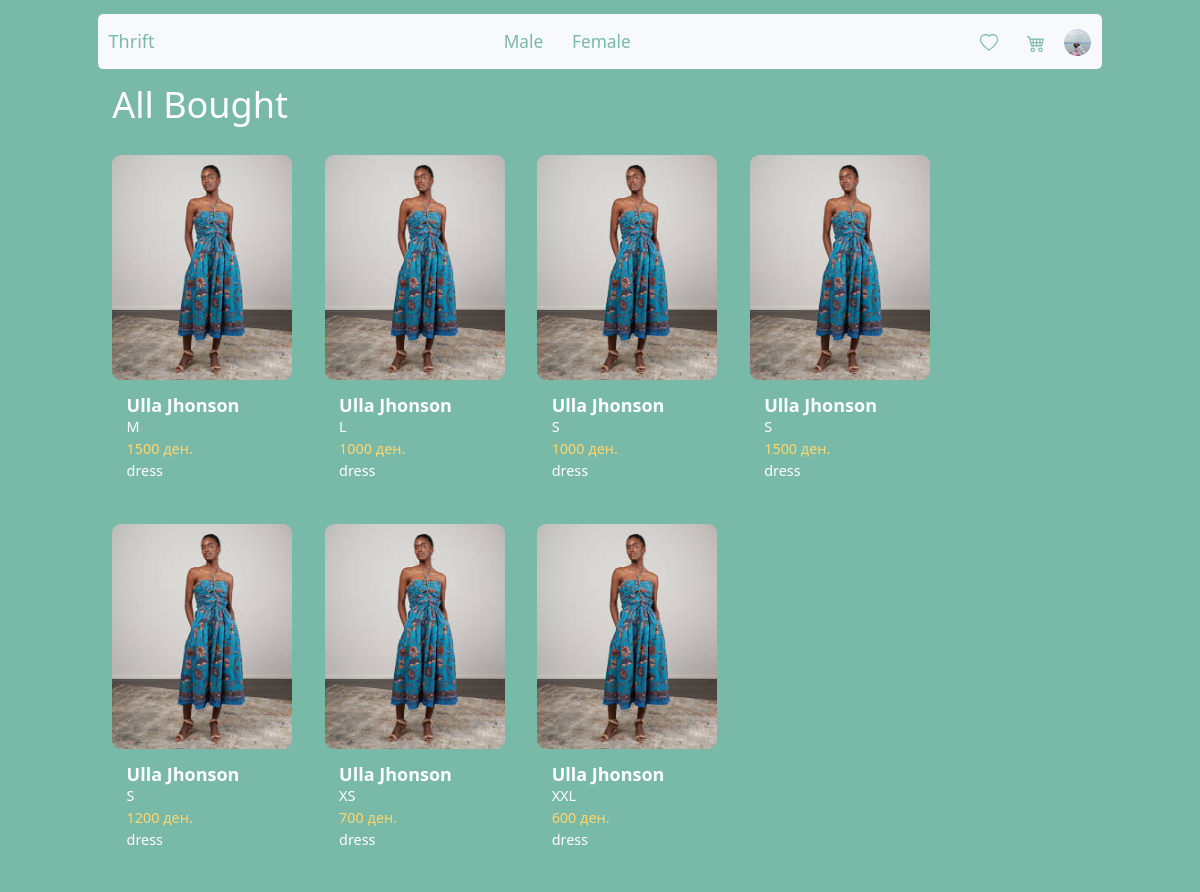
Screenshot of /all_bought (signed in) with the database file from the repository.
### Thrift/models.py (models this page shows, shortened)
class CustomUser(AbstractUser):
    image = models.ImageField(null=True, blank=True)
    groups = models.ManyToManyField(Group, related_name='custom_users', null=True, blank=True)
    user_permissions = models.ManyToManyField(Permission, related_name='custom_users', null=True, blank=True)

class Product(models.Model):
    user = models.ForeignKey(CustomUser, on_delete=models.CASCADE)
    price = models.PositiveIntegerField()
    conditionValues=[
        ('Лоша', 'Bad'),
        ('Средна', 'Average'),
        ('Добра', 'Good'),
        ('Одлична', 'Great')
    ]
    sizeValues=[
        ('XXS', 'Extra Extra Small'),
        ('XS', 'Extra Small'),
        ('S', 'Small'),
        ('M', 'Medium'),
        ('L', 'Large'),
        ('XL', 'Extra Large'),
        ('XXL', 'Extra Extra Large')
    ]
    condition = models.CharField(max_length=255,choices=conditionValues)
    size = models.CharField(max_length=255,choices=sizeValues)
    description = models.CharField(max_length=255)
    shop = models.CharField(max_length=255)
    typeClothes = [
        ('Фустан', 'Dress'),
        ('Панталони', 'Pants'),
        ('Блуза', 'Shirt'),
        ('Џемпер', 'Jumpers'),
        ('Јакна', 'Coat'),
        ('Фармерки', 'Jeans'),
        ('Аксесоари', 'Accessories'),
        ('Суќна', 'Skirt')
    ]
    type = models.CharField(max_length=255,choices=typeClothes)
    colors = models.ManyToManyField(Color, null=True, blank=True)
    genders=[
        ('M','Male'),
        ('F','Female')
    ]
    gender = models.CharField(max_length=255,choices=genders)
    sold = models.BooleanField(null=True,blank=True)
    sent = models.BooleanField(null=True,blank=True)
    date_sent=models.DateTimeField(auto_now=True)
    accepted = models.BooleanField(null=True,blank=True)
    date_accepted = models.DateTimeField(auto_now=True)

class ImageProd(models.Model):
    image=models.ImageField()
    product=models.ForeignKey(Product,on_delete=models.CASCADE,related_name='images')

### Thrift/views.py (the view)
# urls.py: path("all_bought", all_bought, name="all_bought"),
@login_required()
def all_bought(request):
    orders = Order.objects.filter(user=request.user).all()
    products = []
    for o in orders:
        if o.product.sold:
            products.append(o.product)
    context = {'products': products}
    return render(request, 'all_bought.html', context)

### templates/all_bought.html
{% extends "base_generic.html" %}
{% block content %}
    <h1 class="m-3">All Bought</h1>
<div class="card-deck">
            {% for product in products %}
                <a href="{% url 'product-details' product.id %}" style="text-decoration: none;color: inherit;">
                    <div class="card m-3"
                         style="flex-direction: column;display: inline-block;height:fit-content;border-width: 0px">
                        <img style="width: 200px;height: 250px" src="{{ product.images.first.image.url }}" class="card-img-top rounded-img" alt="Item 1">
                        <div class="card-body">
                            <h5 class="card-title m-0">{{ product.shop }}</h5>
                            <p class="card-text m-0">{{ product.size }}</p>
                            <p class="card-text card-price m-0">{{ product.price }} ден.</p>
                            <p class="card-text m-0">{{ product.description }}</p>
                        </div>
                    </div>
                </a>
            {% endfor %}
        </div>
{% endblock %}

### templates/base_generic.html (shortened to what this page needs)
<!DOCTYPE html>
<html>
<head>
  <link rel="stylesheet" href="https://cdnjs.cloudflare.com/ajax/libs/twitter-bootstrap/5.3.0/css/bootstrap.min.css">
</head>
<body>
  <div class="container">
      <nav class="navbar navbar-light bg-light menu rounded mt-3">
  <div class="container-fluid">
    <a class="navbar-brand" href="/index">Thrift</a>
        <ul class="nav justify-content-center">
        <li class="nav-item">
            <a class="nav-link active" style="font-size: larger" href="/male">Male</a>
        </li>
        <li class="nav-item">
            <a class="nav-link" style="font-size: larger" href="/female">Female</a>
        </li>
        </ul>
       {% if user.is_authenticated %}
            <ul class="nav justify-content-end">
                <li class="nav-item">
                    <a class="nav-link" href="/favorites"><span style="font-size: 1.2em;">
                    </span>
                    </a>
                </li>
                <li class="nav-item">
                    <a class="nav-link" href=/cart><span style="font-size: 1.2em;">
                    </span></a>
                </li>
            <li class="nav-item" style="padding-top: 8px;padding-left: 6px">
                <a href="{% url 'profile' user.id %}">
                    {% if user.image %}
                    <img class="rounded-circle"   width="30" height="30" alt="avatar1" src="{{ user.image.url }}" />
                    {% else %}
                        <img class="rounded-circle"   width="30" height="30" alt="avatar1" src="https://st3.depositphotos.com/6672868/13701/v/450/depositphotos_137014128-stock-illustration-user-profile-icon.jpg" />
                    {% endif %}
                        </a>
            </li>
            </ul>
       {% endif %}
    </div>
</nav>
    {% block content %}
    {% endblock %}
  </div>
</body>
</html>

### templates/base_generic.html (style rules this page uses)
body { background-color: #79b9a8; color: #fff; }
.menu { background-color: #fff; color: #79b9a8; }
.menu a { color: #79b9a8; }
.rounded-img { border-radius: 10px; }
.card { background-color: #79b9a8; color: #fff; border-radius: 10px; margin-bottom: 20px; }
.card-title { font-weight: bold; }
.card-price { color: #ffd670; }
@media only screen and (max-width: 1200px) { .card img { width: 40%; } }
.card { align-items: center; }
.card { flex-direction: row; }
html { zoom: 90%; }

### rows the page displays
CustomUser: image (picture)
Product: images.first.image (picture), shop "Ulla Jhonson", size "M", price "1500", description "dress"
Product: images.first.image (picture), shop "Ulla Jhonson", size "L", price "1000", description "dress"
Product: images.first.image (picture), shop "Ulla Jhonson", size "S", price "1000", description "dress"
Product: images.first.image (picture), shop "Ulla Jhonson", size "S", price "1500", description "dress"
Product: images.first.image (picture), shop "Ulla Jhonson", size "S", price "1200", description "dress"
Product: images.first.image (picture), shop "Ulla Jhonson", size "XS", price "700", description "dress"
Product: images.first.image (picture), shop "Ulla Jhonson", size "XXL", price "600", description "dress"
